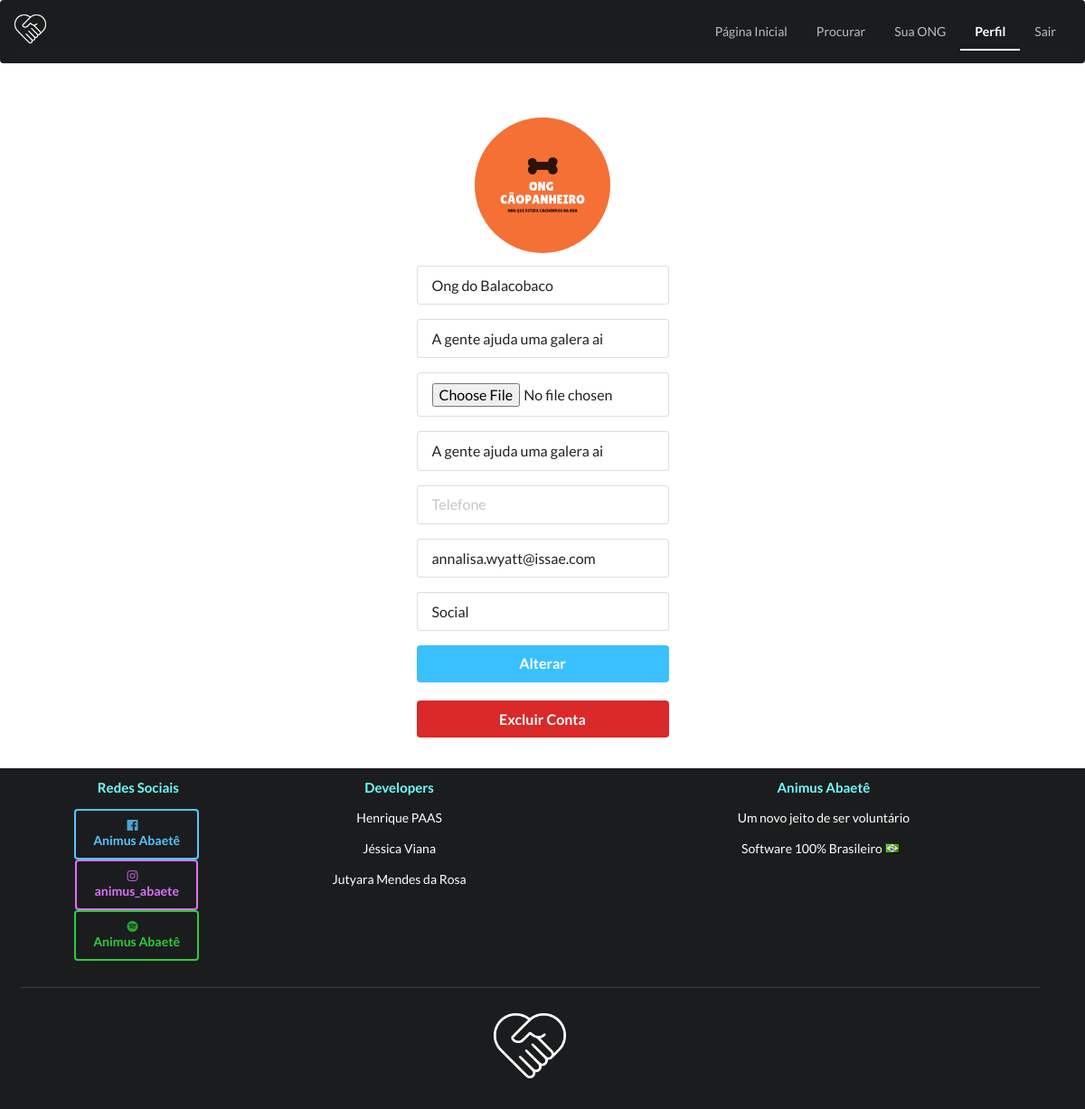
The page /app/view/Editar_ong.php?user=33 (signed in) on the database its author committed.
### tables this page shows
CREATE TABLE `ong` (
  `idong` int(11) NOT NULL,
  `cnpj` varchar(45) DEFAULT NULL,
  `nome_ong` varchar(50) DEFAULT NULL,
  `nome_responsavel` varchar(45) DEFAULT NULL,
  `causas_ong` varchar(300) DEFAULT NULL,
  `email` varchar(50) DEFAULT NULL,
  `imagem` varchar(100) DEFAULT 'ong.png',
  `telefone` varchar(45) DEFAULT NULL,
  `usuario_cod_user` int(6) NOT NULL,
  `bio` varchar(500) NOT NULL
);

### app/model/Conexao.php (called while the page is built, shortened)
<?php
class Conexao {
    public static function getConexao(){
        $conexao = new PDO("mysql:host=".self::HOST.";dbname=".self::NOMEBANCO, self::USUARIO, self::SENHA);
        return $conexao;
    }
}

### app/model/CrudOng.php (called while the page is built, shortened)
<?php
require_once "Conexao.php";
require_once "Ong.php";
class CrudOng{
    public $conexao;
    public function __construct(){
        $this->conexao = conexao::getConexao();
    }
    public function getOngByVol( $cod_vol){
        $consulta = $this->conexao->query("SELECT * FROM ong WHERE usuario_cod_user = $cod_vol");
        $ong = $consulta->fetch(PDO::FETCH_ASSOC);
        return new Ong($ong['idong'], $ong['cnpj'], $ong['nome_ong'], $ong['nome_responsavel'], NULL, $ong['causas_ong'],  $ong['email'],$ong['imagem'], $ong['telefone'], $ong['usuario_cod_user'], $ong['bio'] );
    }
}

### app/model/Ong.php (called while the page is built, shortened)
<?php
class Ong{
    public function __construct($cod_user = null, $cnpj, $nome_ong, $nome_resp, $local, $causas, $email, $imagem, $telefone, $cod_vol, $bio){
        $this->cod_user  = $cod_user;
        $this->nome_ong  = $nome_ong;
        $this->causas    = $causas;
        $this->email     = $email;
        $this->imagem    = $imagem;
        $this->telefone  = $telefone;
        $this->bio       = $bio;
    }
}

### app/view/Editar_ong.php (the view, shortened to what this page needs)
<?php
    require_once __DIR__ . "/../model/CrudOng.php";
    require_once "cabecalho.php";
    $crud = new CrudOng();
    $cod     = $_GET['user'];
    $ong = $crud->getOngByVol($cod);
?>
<a href="pag_inicial_logado.php?user=<?=$cod?>" class="item">Página Inicial</a>
<a href="procura.php?user=<?=$cod?>" class="item">Procurar</a>
<a href="../controllers/controlador.php?acao=entrarOng&&user=<?=$cod?>" class="item">Sua ONG</a>
<a href="perfil.php?user=<?=$cod?>" class="active item">Perfil</a>
<a class="item" href="../controllers/verificaUser.php?acao=sair">Sair</a>
</div>
</div>
</div>
    <div class="ui middle aligned center aligned grid">
    <div class="four wide column">
        <br>
        <h2 class="ui small circular image">
            <a href="pag_inicial_logado.php"><img src="../../imagens/<?= $ong->imagem?>" class="image"></a>
        </h2>
        <form class="ui large form" method="post" action="../controllers/controlador.php?acao=editarOng&&user=<?= $cod?>">
            <div class="field">
                <input type="text" name="nome_ong" placeholder="Nome da ONG" value="<?= $ong->nome_ong ?>"  placeholder="<?= $ong->nome_ong ?>">
            </div>
            <div class="field">
                <input type="text" name="nome_resp" placeholder="Nome do responsável" value="<?= $ong->bio ?>"  placeholder="<?= $ong->bio?>">
            </div>
            <div class="field">
                <input type="file" name="imagem" placeholder="Imagem" >
            </div>
            <div class="field">
                <input type="text" name="bio" placeholder="Biografia" value="<?= $ong->bio ?>" placeholder="<?= $ong->bio?>">
            </div>
            <div class="field">
                <input type="number" name="telefone" placeholder="Telefone" value="<?= $ong->telefone ?>" placeholder="<?= $ong->telefone?>">
            </div>
            <div class="field">
                <input type="email" name="email" placeholder="Email" value="<?= $ong->email ?>" placeholder="<?= $ong->email?>">
            </div>
            <div class="field">
                <input type="text" name="causas" placeholder="Causas da ONG" value="<?= $ong->causas ?>" placeholder="<?= $ong->causas?>">
            </div>
            <button type="submit" class="ui fluid large blue submit button" >Alterar</button>
            <br>
        </form>
        <form class="ui large form" method="get" action="../controllers/controlador.php?acao=excluir&&user=<?= $ong->cod_user?>">
            <button class="ui fluid large red submit button" >Excluir Conta</button>
            <br>
    </div>
    </div>
<?php require_once "rodape.php";?>

### rows shown on the page
ong: imagem (picture), nome_ong "Ong do Balacobaco", nome_resp "A gente ajuda uma galera ai", bio "A gente ajuda uma galera ai", email "annalisa.wyatt@issae.com", causas "Social"
